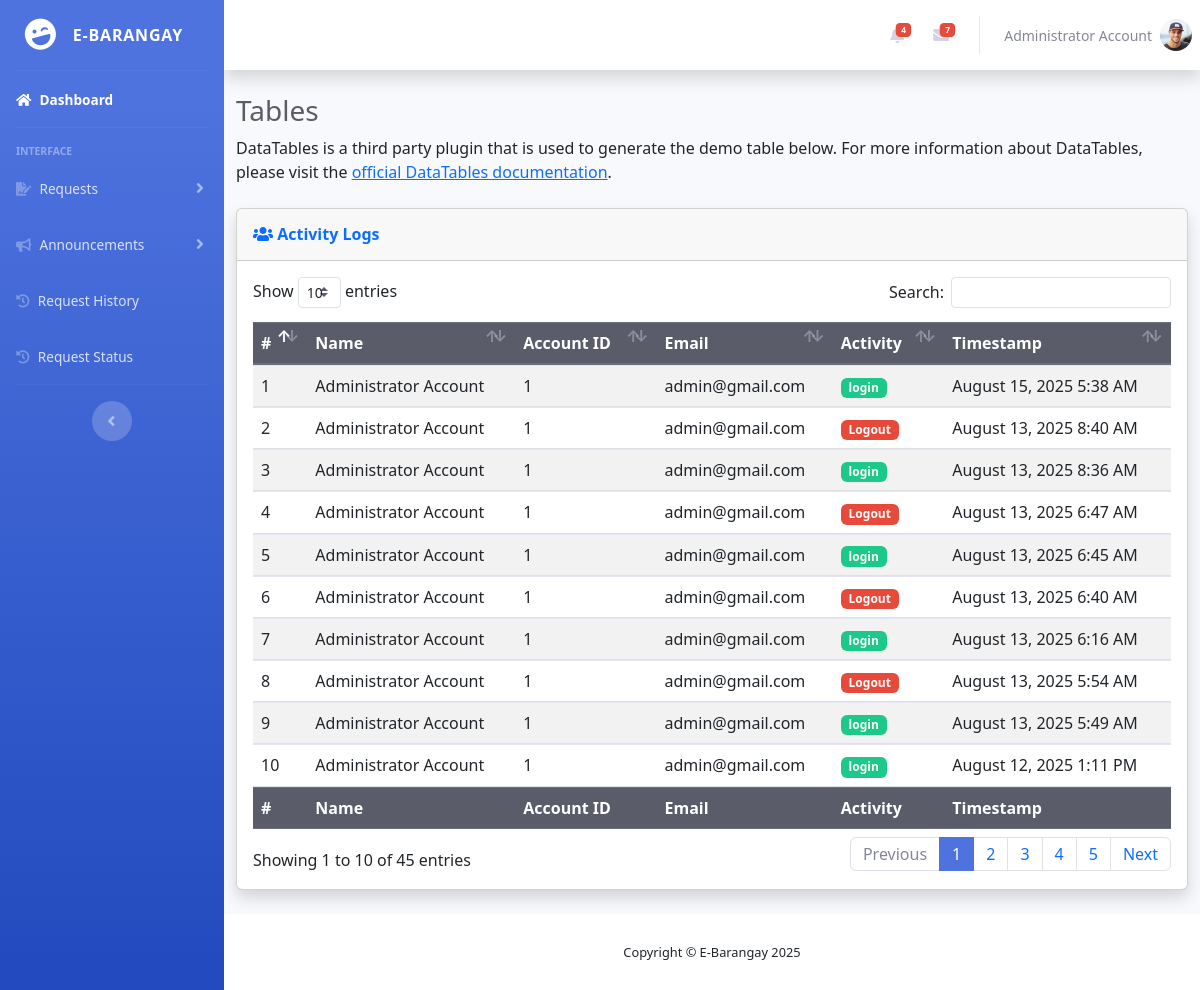
The app's page /residents/my_logs.php (signed in) with its own data.
### tables this page shows
CREATE TABLE `accounts` (
  `account_id` varchar(200) NOT NULL,
  `profile_pic` varchar(255) NOT NULL,
  `first_name` varchar(50) NOT NULL,
  `last_name` varchar(50) NOT NULL,
  `date_of_birth` date NOT NULL,
  `address` varchar(200) NOT NULL,
  `contact_number` int(20) NOT NULL,
  `email` varchar(100) NOT NULL,
  `password` varchar(255) NOT NULL,
  `user_type` int(30) NOT NULL,
  `verification_token` varchar(255) NOT NULL,
  `verification_status` varchar(100) NOT NULL,
  `date_registered` timestamp NOT NULL DEFAULT current_timestamp()
);

CREATE TABLE `logs` (
  `log_id` int(20) NOT NULL,
  `user_id` varchar(200) NOT NULL,
  `name` varchar(100) NOT NULL,
  `email` varchar(100) NOT NULL,
  `activity_type` varchar(50) NOT NULL,
  `user_type` varchar(50) NOT NULL,
  `timestamp` timestamp NOT NULL DEFAULT current_timestamp()
);

### residents/my_logs.php (the view, shortened to what this page needs)
<?php
    include '../includes/resident/resident_sidebar.php';
    $query = $connection->prepare("SELECT * FROM `logs` WHERE `user_id` = ? ORDER BY `timestamp` DESC");
    $query->execute([$user_id]);
    $resident_logs = $query->fetchAll(PDO::FETCH_ASSOC);
?>
<h1 class="h3 mb-2 text-gray-800">Tables</h1>
<p class="mb-4">DataTables is a third party plugin that is used to generate the demo table below.
    For more information about DataTables, please visit the <a target="_blank"
        href="https://datatables.net">official DataTables documentation</a>.</p>
<div class="card shadow mb-4">
    <div class="card-header py-3">
        <h6 class="m-0 font-weight-bold text-primary">
            <i class="fas fa-users"></i> Activity Logs
        </h6>
    </div>
    <div class="card-body">
        <div class="table-responsive">
            <table class="table table-hover table-striped align-middle" id="dataTable" width="100%" cellspacing="0">
                <thead class="thead-dark">
                    <tr>
                        <th>#</th>
                        <th>Name</th>
                        <th>Account ID</th>
                        <th>Email</th>
                        <th>Activity</th>
                        <th>Timestamp</th>
                    </tr>
                </thead>
                <tfoot class="thead-dark">
                    <tr>
                        <th>#</th>
                        <th>Name</th>
                        <th>Account ID</th>
                        <th>Email</th>
                        <th>Activity</th>
                        <th>Timestamp</th>
                    </tr>
                </tfoot>
                <tbody>
                    <?php
                    $count = 1;
                    foreach ($resident_logs as $logs):
                    ?>
                        <tr>
                            <td><?php echo $count++; ?></td>
                            <td><?php echo ($logs['name']); ?></td>
                            <td><?php echo ($logs['user_id']); ?></td>
                            <td><?php echo ($logs['email']); ?></td>
                            <td>
                                <?php
                                    $activity = htmlspecialchars($logs['activity_type']);
                                    $badgeClass = 'badge-info';
                                    if (strtolower($logs['activity_type']) === 'login') {
                                        $badgeClass = 'badge-success';
                                    } elseif (strtolower($logs['activity_type']) === 'logout') {
                                        $badgeClass = 'badge-danger';
                                    }
                                ?>
                                <span class="badge <?php echo $badgeClass; ?>">
                                    <?php echo $activity; ?>
                                </span>
                            </td>
                            <td><?php echo date('F j, Y g:i A', strtotime($logs['timestamp'])); ?></td>
                        </tr>
                    <?php endforeach; ?>
                </tbody>
            </table>
        </div>
    </div>
</div>
<?php include '../includes/footer.php'; ?>

### includes/resident/topbar.php (shortened to what this page needs)
<nav class="navbar navbar-expand navbar-light bg-white topbar mb-4 static-top shadow">
    <ul class="navbar-nav ml-auto">
        <li class="nav-item dropdown no-arrow mx-1">
            <a class="nav-link dropdown-toggle" href="#" id="alertsDropdown" role="button"
                data-toggle="dropdown" aria-haspopup="true" aria-expanded="false">
                <?php if ($unreadCount > 0): ?>
                    <span class="badge badge-danger badge-counter"><?= $unreadCount ?></span>
                <?php endif; ?>
            </a>
        </li>
        <li class="nav-item dropdown no-arrow mx-1">
            <a class="nav-link dropdown-toggle" href="#" id="messagesDropdown" role="button"
                data-toggle="dropdown" aria-haspopup="true" aria-expanded="false">
                <span class="badge badge-danger badge-counter">7</span>
            </a>
        </li>
        <li class="nav-item dropdown no-arrow">
            <a class="nav-link dropdown-toggle" href="#" id="userDropdown" role="button"
                data-toggle="dropdown" aria-haspopup="true" aria-expanded="false">
                <span class="mr-2 d-none d-lg-inline text-gray-600 small">
                    <?= ($fetch_user['first_name'] . ' ' . $fetch_user['last_name']); ?>
                </span>
                <img class="img-profile rounded-circle"
                    src="../uploads/<?= ($fetch_user['profile_pic']); ?>">
            </a>
        </li>
    </ul>
</nav>
<div class="container-fluid">

### records on screen
accounts: first_name "Administrator", last_name "Account", profile_pic (picture)
logs: name "Administrator Account", user "1", email "admin@gmail.com", activity_type "login", timestamp "August 15, 2025 5:38 AM"
logs: name "Administrator Account", user "1", email "admin@gmail.com", activity_type "Logout", timestamp "August 13, 2025 8:40 AM"
logs: name "Administrator Account", user "1", email "admin@gmail.com", activity_type "login", timestamp "August 13, 2025 8:36 AM"
logs: name "Administrator Account", user "1", email "admin@gmail.com", activity_type "Logout", timestamp "August 13, 2025 6:47 AM"
logs: name "Administrator Account", user "1", email "admin@gmail.com", activity_type "login", timestamp "August 13, 2025 6:45 AM"
logs: name "Administrator Account", user "1", email "admin@gmail.com", activity_type "Logout", timestamp "August 13, 2025 6:40 AM"
logs: name "Administrator Account", user "1", email "admin@gmail.com", activity_type "login", timestamp "August 13, 2025 6:16 AM"
logs: name "Administrator Account", user "1", email "admin@gmail.com", activity_type "Logout", timestamp "August 13, 2025 5:54 AM"
logs: name "Administrator Account", user "1", email "admin@gmail.com", activity_type "login", timestamp "August 13, 2025 5:49 AM"
logs: name "Administrator Account", user "1", email "admin@gmail.com", activity_type "login", timestamp "August 12, 2025 1:11 PM"

### other values on screen
$unreadCount "4"
